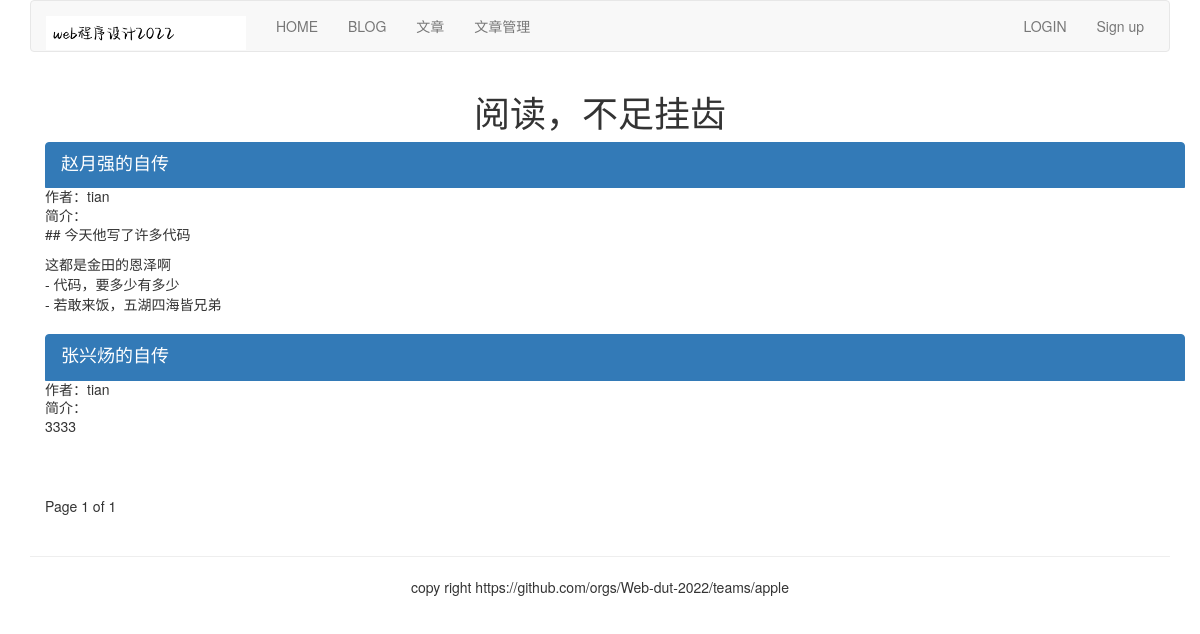
Page /article/list-article-titles/ on the earlier database version.
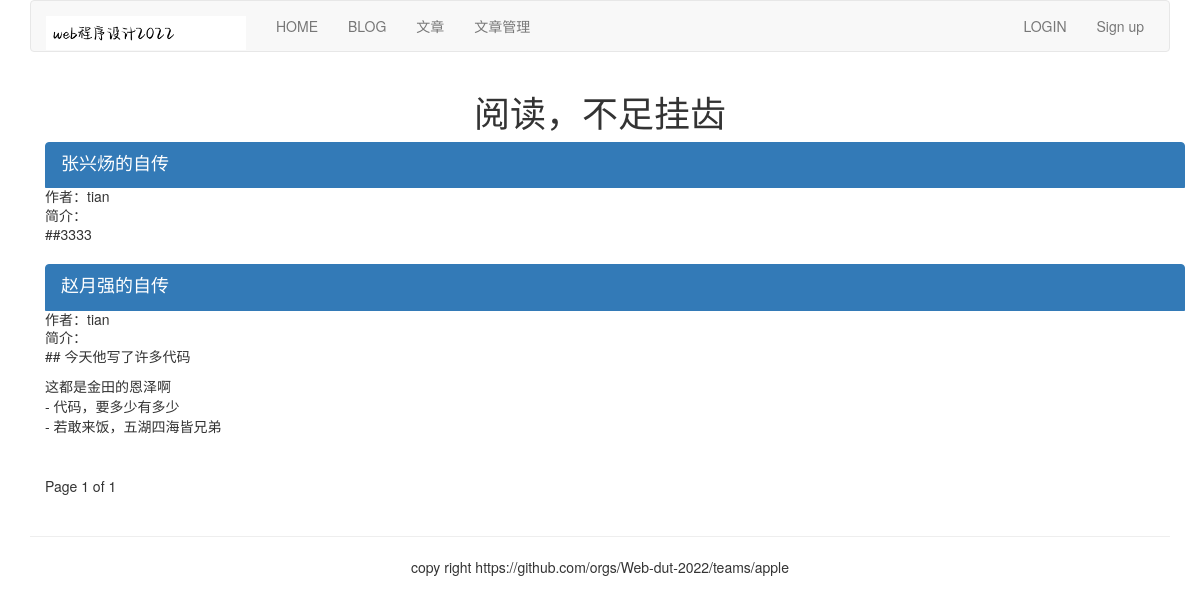
Same page on the later database version.
### article/models.py (models this page shows, shortened)
class ArticlePost(models.Model):
    author = models.ForeignKey(User, on_delete=models.CASCADE,related_name="article")
    title = models.CharField(max_length=200)
    slug = models.SlugField(max_length=500)
    column = models.ForeignKey(ArticleColumn, on_delete=models.CASCADE,related_name="article_column")
    body = models.TextField()
    created = models.DateTimeField(default=timezone.now())
    updated = models.DateTimeField(auto_now=True)
    class Meta:
        ordering = ("title",)
        ordering = ("-updated",)
        index_together = (('id', 'slug'),)
    def get_url_path(self):
        return reverse("article:article_content", args=[self.id,self.slug])

### article/list_views.py (the view)
# urls.py: path('list-article-titles/',list_views.article_titles, name="article_titles"),
def article_titles(request, username=None):
    if username:
        user = User.objects.get(username=username)
        articles_title = ArticlePost.objects.filter(author=user)
        try:
            userinfo = user.userinfo
        except:
            userinfo = None
    else:
        articles_title = ArticlePost.objects.all()
    paginator = Paginator(articles_title, 2)
    page = request.GET.get('page')
    try:
        current_page = paginator.page(page)
        articles = current_page.object_list
    except PageNotAnInteger:
        current_page = paginator.page(1)
        articles = current_page.object_list
    except EmptyPage:
        current_page = paginator.page(paginator.num_pages)
        articles = current_page.object_list
    if username:
        return render(request, "article/list/author_articles.html", {"articles":articles, "page":current_page, "userinfo":userinfo, "user":user})
    return render(request, "article/list/article_titles.html", {"articles":articles, "page": current_page})

### templates/article/list/article_titles.html (shortened to what this page needs)
{% extends "base.html" %}
{% block content %}
<div class="row text-center vertical-middle-sm">
    <h1>阅读，不足挂齿</h1>
</div>
<div class="container">
    {% for article in articles %}
    <div class="list-group">
        <a href="{{article.get_url_path}}" class="list-group-item active">
            <h4 class="list-group-item-heading">{{article.title}}</h4>
        </a>
        <p class="list-group-item-text">作者：{{article.author.username}}</p>
        <p class="list-group-item-text">简介：{{article.body|slice:'70'| linebreaks}}</p>
    </div>
    {% endfor %}
{% include "paginator.html" %}
</div>
{% endblock %}

### templates/base.html (shortened to what this page needs)
{% load static %}
<!DOCTYPE html>
<html lang="zh-cn">
    <head>
        <link rel="stylesheet" href="{% static 'css/bootstrap.css'%}">
    </head>
    <body>
        {% include "header.html" %}
        <div class="container">
            {% block content %}
            {%endblock %}
        </div>
        {% include "footer.html" %}
    </body>
</html>

### templates/header.html (shortened to what this page needs)
{% load static %}
<div class="container">
    <nav class="navbar navbar-default" role="navigation">
        <div class="navbar-header">
            <a class="navbar-brand" href="https://github.com/Web-dut-2022">
                <img src="{% static '/images/logo.png' %}" width="200px">
            </a>
        </div>
        <div>
            <ul class="nav navbar-nav" role="navigation">
                <li><a href="{% url 'home' %}">HOME</a></li>
                <li><a href="{% url 'blog:blog_title' %}">BLOG</a></li>
                <li><a href= "{% url 'article:article_titles' %}">文章</a></li>
                <li><a href="{% url 'article:article_column' %}">文章管理</a></li>
            </ul>
            <ul class="nav navbar-nav navbar-right" style="margin-right: 10px">
                {% if user.is_authenticated %}
                <li>
                    <div class="dropdown" style="margin-top:8px">
                        <button class='btn btn-default dropdown-toggle' type='button' id='dropdownMenu' data-toggle='dropdown'>{{ user.username }}
                            <span class='caret'></span>
                        </button>
                        <ul class="dropdown-menu">
                            <li><a href="{% url 'account:password_change' %}">修改密码</a></li>
                            <li><a href="{% url 'account:my_information' %}">个人信息</a></li>
                        </ul>
                    </div>
                </li>
                <li><a href="{% url 'account:user_logout' %}">Logout</a></li>
                {% else %}
               <li><a href="{% url 'account:user_login' %}">LOGIN</a></li>
               <li><a href="{% url 'account:user_register' %}">Sign up</a></li>
               {% endif %}
            </ul>
        </div>
    </nav>
</div>

### templates/paginator.html (shortened to what this page needs)
<div class="pagination">
  <span class="step-links">
    <span class="current">
      Page {{ page.number }} of {{ page.paginator.num_pages }}
    </span>
  </span>
</div>

### templates/footer.html
<div class="container">
    <hr>
    <p class="text-center">copy right https://github.com/orgs/Web-dut-2022/teams/apple</p>
</div>

Differences in the rows shown:
changed ArticlePost "张兴炀的自传": body "3333" → "##3333"; moves up the list
